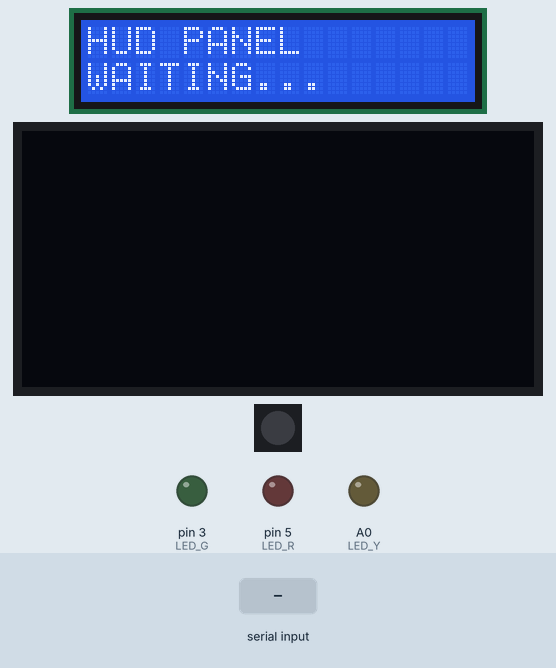
Bench run of a sketch on a simulated Arduino Uno, built with avr-gcc and run on an emulated ATmega328P. On the bench: 16×2 character LCD, 128×64 one-colour display, 1 RGB LEDs in strip order, left to right, output pins drawn as LEDs (lit = HIGH). Inputs (shaded band) come from the test bench. What the sketch prints to the serial monitor is not drawn.

Above: at 0.2 s.
At 3.6 s:
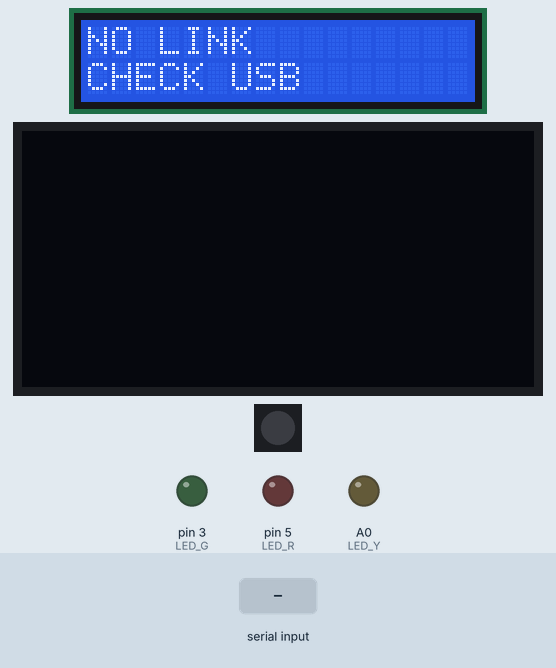
3.7 s: "L\n" received over Serial
At 4.3 s:
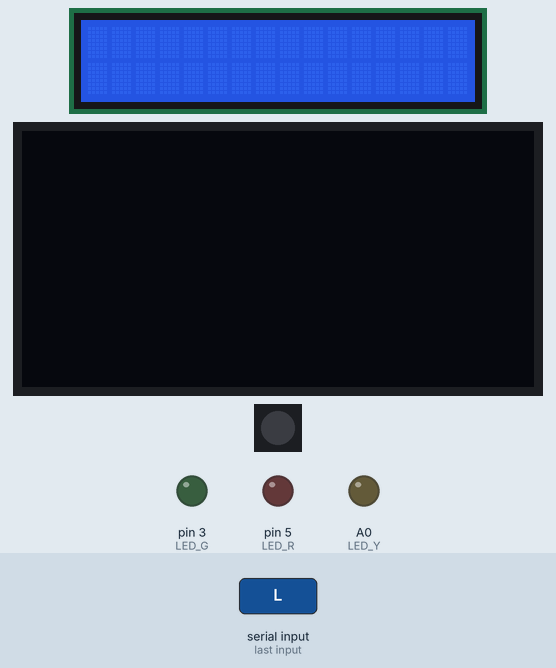
Timing chart, 0 to 6.7 s (numbered marks = the images above; inputs shaded):
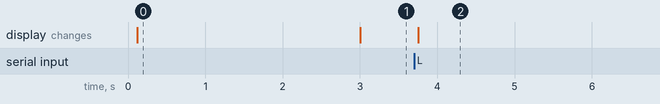

The sketch:

hud_panel.ino
```cpp
// T-Minus_6 HUD panel, protocol 2: a general output panel. Arduino UNO Q (MCU side), 3.3 V logic, USB serial 115200 baud.
// FLASH IT ONCE. It knows nothing about the game: the laptop draws every screen and sends text, LED bits, pixel colours,
// tones and OLED drawing commands as lines. Newline-framed, the same scheme as laptop/devio/protocol.py.
//
//   in : I?                      who are you                     -> I,hud,2
//        P,seq,us                ping                            -> Q,seq,us
//        ?                       report state                    -> S,oled,0
//        L,line1|line2           LCD 16x2, 16 characters a row ("L," alone clears)
//        LD,on,blink,ms          LEDs: bit 1 green (D3), 2 red (D5), 4 yellow (A0). "on" bits are lit. The "blink" bits
//                                toggle every ms (ms 0 = no blink)
//        N,r,g,b,ms              ARGB pixel (D4), 0..255 each. ms > 0 blinks it on and off every ms
//        BZ                      one 1200 Hz chirp, 120 ms (does not change a pattern that is playing)
//        BZ,hz,onMs,periodMs     buzzer (D7): hz 0 silent, period 0 one beep, else beep onMs every periodMs
//        OC                      clear the OLED frame
//        OT,x,y,size,text        text at x,y (text is the rest of the line)
//        OR,x,y,w,h,fill         rectangle, fill 1 solid, 0 outline
//        OH,x,y,size,fill        heart, about 4*size wide, fill 1 solid, 0 outline
//        OI,x,y                  the built-in 64x48 rover picture (rover_bmp.h)
//        OP                      push the frame to the OLED (at most 4 times a second)
//
// Safety: no line for 3 s -> LEDs, ARGB and buzzer go off and the LCD shows NO LINK / CHECK USB. The next line recovers.
// Nothing blocks: every output runs on millis() timers, so serial and pings are answered at any time.
//
// Pins: D3 green LED | D5 red LED | A0 yellow LED (each through 220 ohm) | D4 ARGB data through 330 ohm (one pixel, 3V3)
//       D7 passive buzzer | D8 D9 LCD RS E | D10 D11 D12 D13 LCD D4..D7 | SDA SCL OLED SSD1306 0x3C
//       The joystick is not wired to this sketch. Power the OLED and the ARGB pixel from 3V3. No 5 V on any input pin.
// Libraries: LiquidCrystal, Adafruit SSD1306, Adafruit GFX, Adafruit NeoPixel. Compiled for the UNO Q core, not yet flashed.
#include <LiquidCrystal.h>
#include <Wire.h>
#include <Adafruit_GFX.h>
#include <Adafruit_SSD1306.h>
#include <Adafruit_NeoPixel.h>
#include "rover_bmp.h"

const int LED_G = 3, LED_R = 5, LED_Y = A0, ARGB = 4, BUZZER = 7;
const unsigned long LINK_TIMEOUT_MS = 3000;

LiquidCrystal lcd(8, 9, 10, 11, 12, 13);
Adafruit_SSD1306 oled(128, 64, &Wire, -1);
Adafruit_NeoPixel pixel(1, ARGB, NEO_GRB + NEO_KHZ800);
bool oledOk = false;

char rx[65];
uint8_t rxLen = 0;
bool rxOver = false;
unsigned long lastRx = 0;
bool linkSeen = false, linkDown = false;

char lcdRow[2][17] = {"HUD PANEL", "WAITING..."};
uint8_t ledOn = 0, ledBlink = 0;
unsigned long ledMs = 0;
uint8_t pr = 0, pg = 0, pb = 0;
unsigned long pxMs = 0;
long bzHz = 0, bzOn = 0, bzPeriod = 0;
unsigned long bzNext = 0;
bool oledDirty = false;
unsigned long tFast = 0, tLcd = 0, tOled = 0;

// ---- field helpers: field 0 is the letters, field n is the text after the n-th comma
const char *nth(const char *s, int n) {
  for (int i = 0; i < n && s; i++) { s = strchr(s, ','); if (s) s++; }
  return s;
}
long num(const char *s, int n) { const char *p = nth(s, n); return p ? atol(p) : 0; }
uint8_t u8(long v) { return v < 0 ? 0 : (v > 255 ? 255 : (uint8_t)v); }

void setLcd(const char *body) {                  // "line1|line2", each row padded to 16
  for (int r = 0; r < 2; r++) { memset(lcdRow[r], ' ', 16); lcdRow[r][16] = 0; }
  const char *bar = strchr(body, '|');
  int n0 = bar ? (int)(bar - body) : (int)strlen(body);
  for (int i = 0; i < n0 && i < 16; i++) lcdRow[0][i] = body[i];
  if (bar) for (int i = 0; bar[1 + i] && i < 16; i++) lcdRow[1][i] = bar[1 + i];
}

void beep(const char *s) {
  if (s[2] == 0) { tone(BUZZER, 1200, 120); return; }        // "BZ" alone: the chirp
  long hz = num(s, 1), on = num(s, 2), period = num(s, 3);
  if (hz <= 0 || on <= 0) { bzHz = 0; noTone(BUZZER); return; }
  if (period <= 0) { bzHz = 0; tone(BUZZER, hz, on); return; }
  bzHz = hz; bzOn = on; bzPeriod = period; bzNext = millis();
}

void oledCmd(const char *s) {                    // s[0] == 'O'
  if (s[1] == 'C' && s[2] == 0) { oled.clearDisplay(); return; }
  if (s[1] == 'P' && s[2] == 0) { oledDirty = true; return; }
  if (s[2] != ',') return;
  int x = num(s, 1), y = num(s, 2);
  if (s[1] == 'T') {
    const char *t = nth(s, 4);
    oled.setTextSize(max(1L, num(s, 3)));
    oled.setTextColor(SSD1306_WHITE);
    oled.setCursor(x, y);
    oled.print(t ? t : "");
  } else if (s[1] == 'R') {
    int w = num(s, 3), h = num(s, 4);
    if (num(s, 5)) oled.fillRect(x, y, w, h, SSD1306_WHITE);
    else oled.drawRect(x, y, w, h, SSD1306_WHITE);
  } else if (s[1] == 'I') {
    oled.drawBitmap(x, y, ROVER_BMP, 64, 48, SSD1306_WHITE);
  } else if (s[1] == 'H') {
    int r = max(1L, num(s, 3)), cy = y + r;
    if (num(s, 4)) {
      oled.fillCircle(x + r, cy, r, SSD1306_WHITE);
      oled.fillCircle(x + 3 * r, cy, r, SSD1306_WHITE);
      oled.fillTriangle(x, cy, x + 4 * r, cy, x + 2 * r, y + 4 * r, SSD1306_WHITE);
    } else {
      oled.drawCircle(x + r, cy, r, SSD1306_WHITE);
      oled.drawCircle(x + 3 * r, cy, r, SSD1306_WHITE);
      oled.drawTriangle(x, cy, x + 4 * r, cy, x + 2 * r, y + 4 * r, SSD1306_WHITE);
    }
  }
}

void handleLine(char *s) {
  lastRx = millis(); linkSeen = true;
  if (!strcmp(s, "I?")) { Serial.println(F("I,hud,2")); return; }
  if (!strcmp(s, "?")) { Serial.print(F("S,")); Serial.print(oledOk ? 1 : 0); Serial.println(F(",0")); return; }
  if (s[0] == 'P' && s[1] == ',') { Serial.print(F("Q,")); Serial.println(s + 2); return; }
  if (s[0] == 'L' && s[1] == 'D' && s[2] == ',') {
    ledOn = u8(num(s, 1)); ledBlink = u8(num(s, 2)); ledMs = max(0L, num(s, 3));
    return;
  }
  if (s[0] == 'L' && (s[1] == ',' || s[1] == 0)) { setLcd(s[1] == ',' ? s + 2 : ""); return; }
  if (s[0] == 'N' && s[1] == ',') {
    pr = u8(num(s, 1)); pg = u8(num(s, 2)); pb = u8(num(s, 3)); pxMs = max(0L, num(s, 4));
    return;
  }
  if (s[0] == 'B' && s[1] == 'Z') { beep(s); return; }
  if (s[0] == 'O') oledCmd(s);
}

void readSerial() {                              // one byte at a time, never blocks
  while (Serial.available()) {
    char ch = Serial.read();
    if (ch == '\n') {
      if (!rxOver && rxLen) { rx[rxLen] = 0; handleLine(rx); }
      rxLen = 0; rxOver = false;
    } else if (ch == '\r') {
    } else if (rxLen < 64) rx[rxLen++] = ch;
    else rxOver = true;
  }
}

void checkLink(unsigned long now) {              // silence for 3 s = link down, and every output goes quiet
  bool down = linkSeen ? (now - lastRx >= LINK_TIMEOUT_MS) : (now >= LINK_TIMEOUT_MS);
  if (down == linkDown) return;
  linkDown = down;
  if (down) {
    bzHz = 0; noTone(BUZZER);
    strcpy(lcdRow[0], "NO LINK         "); strcpy(lcdRow[1], "CHECK USB       ");
  }
}

void showLcd() {
  lcd.setCursor(0, 0); lcd.print(lcdRow[0]);
  lcd.setCursor(0, 1); lcd.print(lcdRow[1]);
}

void showLedsAndPixel(unsigned long now) {       // 50 ms rate
  uint8_t lit = ledOn;
  if (ledMs && ((now / ledMs) & 1)) lit ^= ledBlink;
  if (linkDown) lit = 0;
  digitalWrite(LED_G, (lit & 1) ? HIGH : LOW);
  digitalWrite(LED_R, (lit & 2) ? HIGH : LOW);
  digitalWrite(LED_Y, (lit & 4) ? HIGH : LOW);
  uint32_t c = 0;
  if (!linkDown && (pxMs == 0 || ((now / pxMs) & 1) == 0)) c = pixel.Color(pr, pg, pb);
  pixel.setPixelColor(0, c); pixel.show();
}

void showOled(unsigned long now) {               // at most every 250 ms, and only after OP
  if (!oledOk || !oledDirty || now - tOled < 250) return;
  oledDirty = false; tOled = now;
  oled.display();
}

void buzzerTick(unsigned long now) {             // a pattern restarts only when BZ,hz,on,period arrives
  if (bzHz && now >= bzNext) { tone(BUZZER, bzHz, bzOn); bzNext = now + bzPeriod; }
}

void setup() {
  Serial.begin(115200);
  pinMode(LED_G, OUTPUT); pinMode(LED_R, OUTPUT); pinMode(LED_Y, OUTPUT);
  lcd.begin(16, 2); showLcd();
  Wire.begin();
  oledOk = oled.begin(SSD1306_SWITCHCAPVCC, 0x3C);
  if (oledOk) { oled.clearDisplay(); oled.display(); }
  pixel.begin(); pixel.show();
  Serial.println(F("HELLO,hud,2"));
}

void loop() {
  readSerial();
  unsigned long now = millis();
  checkLink(now);
  if (now - tFast >= 50) { tFast = now; showLedsAndPixel(now); }
  if (now - tLcd >= 150) { tLcd = now; showLcd(); }
  showOled(now);
  buzzerTick(now);
}
```

Source omitted: rover_bmp.h (data table, 2523 bytes)

Measured:
- after the input at 3.7 s, the display: changes after 0.06 s (image 2)
- what the display in image 0 shows lasts 2.9 s, from 0.1 s to 3.0 s
